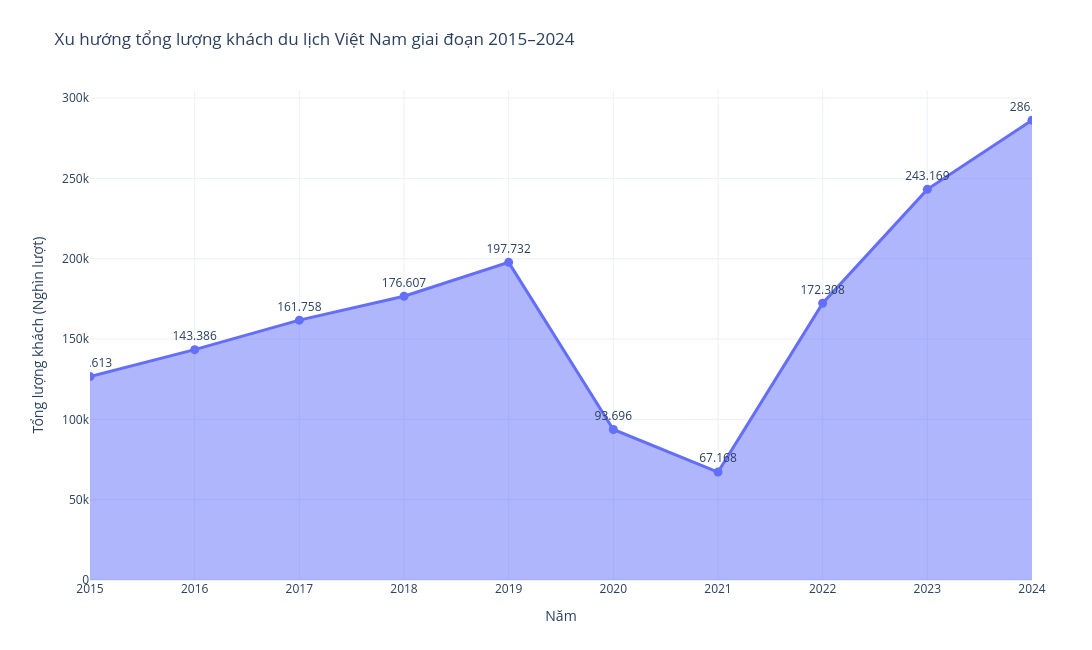

Source (notebook cell):
### Markdown cell above
## 3.5. Area Chart – Xu hướng tổng lượng khách du lịch

**Mục tiêu:** Thể hiện sự thay đổi về quy mô tổng lượng khách được phục vụ bởi cơ sở lưu trú và cơ sở lữ hành trong giai đoạn 2015–2024.

### Code cell
# =========================================================
# BIỂU ĐỒ 5 - AREA CHART
# Tổng lượng khách du lịch theo năm
# =========================================================

area_df = (
    df_nam[
        ["Năm", guest_stay, guest_tour]
    ]
    .sort_values("Năm", ascending=True)
    .reset_index(drop=True)
)

# Tổng lượng khách
area_df["Tổng lượng khách"] = (
    area_df[guest_stay]
    + area_df[guest_tour]
)

# Nhãn hiển thị trực tiếp
area_df["Nhãn"] = area_df["Tổng lượng khách"].apply(
    lambda x: fmt_vi(x, 0)
)

fig5 = go.Figure()

fig5.add_trace(
    go.Scatter(
        x=area_df["Năm"],
        y=area_df["Tổng lượng khách"],
        mode="lines+markers+text",
        fill="tozeroy",
        name="Tổng lượng khách",
        text=area_df["Nhãn"],
        textposition="top center",
        line=dict(width=3),
        marker=dict(size=9)
    )
)

fig5.update_layout(
    title="Xu hướng tổng lượng khách du lịch Việt Nam giai đoạn 2015–2024",
    xaxis_title="Năm",
    yaxis_title="Tổng lượng khách (Nghìn lượt)",
    template="plotly_white",
    width=1150,
    height=650,
    showlegend=False,
    margin=dict(
        t=90,
        b=70,
        l=90,
        r=60
    )
)

fig5.update_xaxes(
    dtick=1
)

fig5.update_yaxes(
    rangemode="tozero"
)

file_fig5 = (
    FIGURES
    / "05_tong_luong_khach.png"
)

fig5.write_image(
    file_fig5,
    scale=2
)

fig5.show()

### Figure 1 — Plotly figure (JSON) as saved in the notebook; plotly's stock layout.template omitted (floating-point values rounded to 4 significant figures)
{"data": [{"fill": "tozeroy", "line": {"width": 3}, "marker": {"size": 9}, "mode": "lines+markers+text", "name": "Tổng lượng khách", "text": ["126.613", "143.386", "161.758", "176.607", "197.732", "93.696", "67.168", "172.308", "243.169", "286.268"], "textposition": "top center", "type": "scatter", "x": [2015, 2016, 2017, 2018, 2019, 2020, 2021, 2022, 2023, 2024], "y": [126600.0, 143400.0, 161800.0, 176600.0, 197700.0, 93700.0, 67170.0, 172300.0, 243200.0, 286300.0]}], "layout": {"height": 650, "margin": {"b": 70, "l": 90, "r": 60, "t": 90}, "showlegend": false, "title": {"text": "Xu hướng tổng lượng khách du lịch Việt Nam giai đoạn 2015–2024"}, "width": 1150, "xaxis": {"dtick": 1, "title": {"text": "Năm"}}, "yaxis": {"rangemode": "tozero", "title": {"text": "Tổng lượng khách (Nghìn lượt)"}}}}
